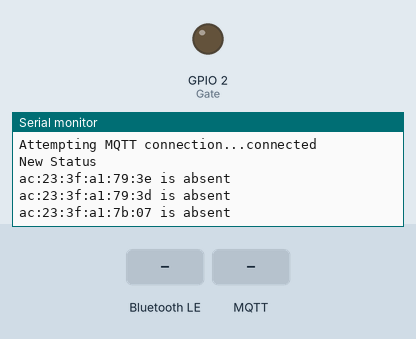
Bench run of a program on a simulated ESP32. Shown: output pins drawn as LEDs (lit = HIGH), the last lines printed to the serial monitor. Inputs (shaded band) come from the test bench. WiFi joins after 1.5 s; servers stay silent unless stated; no MQTT or app messages arrive unless stated; nothing arrives over Bluetooth unless stated; a phone connects over Bluetooth LE 3 s after start.

Above: at 9.7 s.
9.8 s: Bluetooth LE write "STA" received
At 10.4 s:
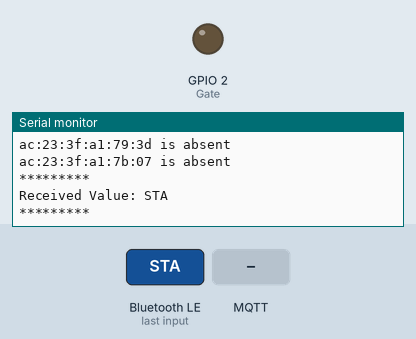
11.3 s: MQTT message "STA" arrives on the first subscribed topic
At 12.4 s:
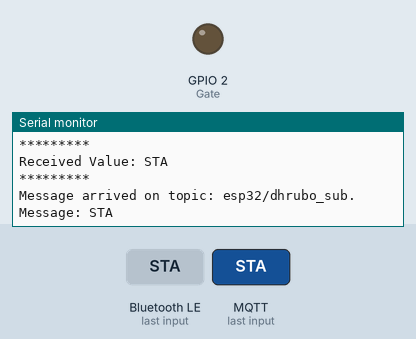
13.1 s: Bluetooth LE write "AP" received
At 14.1 s:
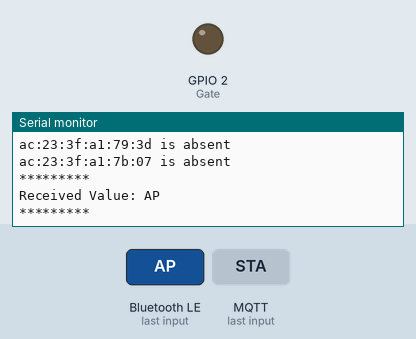
14.6 s: MQTT message "AP" arrives on the first subscribed topic
At 15.3 s:
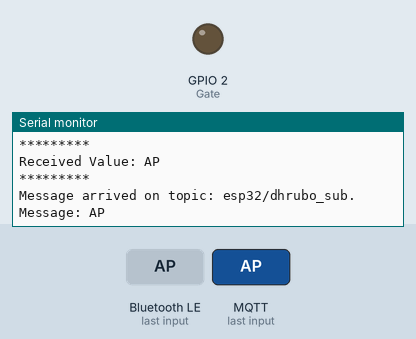
16.1 s: Bluetooth LE write "." received
At 17.3 s:
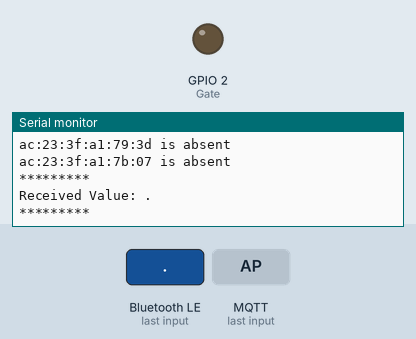
17.6 s: MQTT message "." arrives on the first subscribed topic
At 18.5 s:
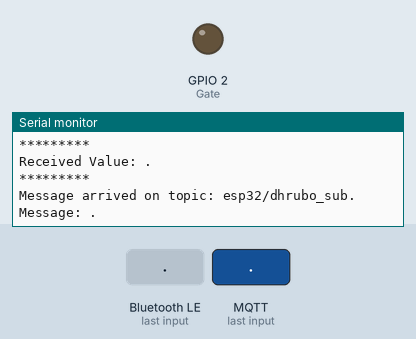

The program:

main.cpp
```cpp
/*
    Video: https://www.youtube.com/watch?v=oCMOYS71NIU
    Based on Neil Kolban example for IDF: https://github.com/nkolban/esp32-snippets/blob/master/cpp_utils/tests/BLE%20Tests/SampleNotify.cpp
    Ported to Arduino ESP32 by Evandro Copercini

   Create a BLE server that, once we receive a connection, will send periodic notifications.
   The service advertises itself as: 6E400001-B5A3-F393-E0A9-E50E24DCCA9E
   Has a characteristic of: 6E400002-B5A3-F393-E0A9-E50E24DCCA9E - used for receiving data with "WRITE"
   Has a characteristic of: 6E400003-B5A3-F393-E0A9-E50E24DCCA9E - used to send data with  "NOTIFY"

   The design of creating the BLE server is:
   1. Create a BLE Server
   2. Create a BLE Service
   3. Create a BLE Characteristic on the Service
   4. Create a BLE Descriptor on the characteristic
   5. Start the service.
   6. Start advertising.

   In this example rxValue is the data received (only accessible inside that function).
   And txValue is the data to be sent, in this example just a byte incremented every second.
*/
#include<Arduino.h>
#include <BLEDevice.h>
#include <BLEServer.h>
#include <BLEUtils.h>
#include <BLE2902.h>
#include<EEPROM.h>
#include "ESP32_MQTT.h"

ESP32_MQTT esp_mqtt;
// #include<WiFi.h>

// const char* SSID = "Audhru_2.4";
// const char* Password = "11235813";

int address=0;
BLECharacteristic *pCharacteristic;
bool deviceConnected = false;
float txValue = 0;
const int readPin = 32; // Use GPIO number. See ESP32 board pinouts
const int Gate = 2; // Could be different depending on the dev board. I used the DOIT ESP32 dev board.
String dev[12]={"ac:23:3f:a1:79:3e","ac:23:3f:a1:79:3d","ac:23:3f:a1:7b:07","d8:e0:e1:0a:9e:82","dd:33:0a:01:96:42", "03:e8:0a:05:8a:01" , "40:73:58:6a:f2:a5", "62:09:7a:64:a1:de",
"6e:ce:26:f4:ba:1e",
"6f:ef:c8:15:a6:b0",
"ac:23:3f:a1:79:49",

"ac:23:3f:a1:7a:75"};
// String dev[2] = {"ac:23:3f:a1:79:3d", "ac:23:3f:a1:7b:07"};

bool dev_status[12];
//std::string rxValue; // Could also make this a global var to access it in loop()

// See the following for generating UUIDs:
// https://www.uuidgenerator.net/

#define SERVICE_UUID           "6E400001-B5A3-F393-E0A9-E50E24DCCA9E" // UART service UUID
#define CHARACTERISTIC_UUID_RX "6E400002-B5A3-F393-E0A9-E50E24DCCA9E"
#define CHARACTERISTIC_UUID_TX "6E400003-B5A3-F393-E0A9-E50E24DCCA9E"

class MyServerCallbacks: public BLEServerCallbacks {
    void onConnect(BLEServer* pServer) {
      deviceConnected = true;
    };

    void onDisconnect(BLEServer* pServer) {
      deviceConnected = false;
    }
};
struct ID{
  std::string id[10];
};
struct ID employee;
int count=0;
class MyCallbacks: public BLECharacteristicCallbacks {
    void onWrite(BLECharacteristic *pCharacteristic) {
      std::string rxValue = pCharacteristic->getValue();

      if (rxValue.length() > 0) {
         employee.id[count]=rxValue;
         count++;
        Serial.println("*********");
        Serial.print("Received Value: ");

        for (int i = 0; i < rxValue.length(); i++) {
          EEPROM.put(address,employee);
          Serial.print(rxValue[i]);
        }
        Serial.println();
        Serial.println();
        Serial.println("*********");
      }
    }
};

// void ConnectToWiFi()
// {

//   WiFi.mode(WIFI_STA);
//   WiFi.begin(SSID, Password);
//   Serial.print("Connecting to "); Serial.println(SSID);

//   while (WiFi.status() != WL_CONNECTED)
//   {
//     Serial.print('.');
//     delay(500);
//   }

//   Serial.print(F("Connected. My IP address is: "));
//   Serial.println(WiFi.localIP());
// }

const char *sub_topic = "esp32/dhrubo_sub";
const char *pub_topic = "esp32/dhrubo";

void setup() {
  Serial.begin(9600);

  esp_mqtt.get_WiFi_SSID("Audhru_2.4");
  esp_mqtt.get_WiFi_Password("11235813");
  // esp_mqtt.get_WiFi_Credentials("ESP32", "12345678", "192.168.1.1", "AP");
  delay(2000);
  esp_mqtt.setup_wifi();
  delay(5000);
  esp_mqtt.get_Broker_Address("broker.hivemq.com");
  esp_mqtt.get_Broker_Port(1883);
  esp_mqtt.set_Server_And_Callback();

  esp_mqtt.get_Sub_Topic(sub_topic);
  esp_mqtt.Subscribe(sub_topic);
  pinMode(Gate, OUTPUT);

  // Create the BLE Device
  BLEDevice::init("Uttsha's BLE"); // Give it a name

  // Create the BLE Server
  BLEServer *pServer = BLEDevice::createServer();
  pServer->setCallbacks(new MyServerCallbacks());

  // Create the BLE Service
  BLEService *pService = pServer->createService(SERVICE_UUID);

  // Create a BLE Characteristic
  pCharacteristic = pService->createCharacteristic(
                      CHARACTERISTIC_UUID_TX,
                      BLECharacteristic::PROPERTY_NOTIFY
                    );

  pCharacteristic->addDescriptor(new BLE2902());

  BLECharacteristic *pCharacteristic = pService->createCharacteristic(
                                         CHARACTERISTIC_UUID_RX,
                                         BLECharacteristic::PROPERTY_WRITE
                                       );

  pCharacteristic->setCallbacks(new MyCallbacks());

  // Start the service
  pService->start();

  // Start advertising
  pServer->getAdvertising()->start();
  Serial.println("Waiting a client connection to notify...");
}

void loop() {
  if(!esp_mqtt.is_MQTT_Connected())
  {
    esp_mqtt.MQTT_Reconnect();
  }
  esp_mqtt.loop();
  esp_mqtt.Publish(pub_topic, "Hey Dhrubo");

  BLEScan *scan = BLEDevice::getScan();
  scan->setActiveScan(true);
  BLEScanResults results = scan->start(1);
  int best = -100;
  for (int i = 0; i < results.getCount(); i++)
  {
    BLEAdvertisedDevice device = results.getDevice(i);
     int rssi = device.getRSSI();
    // Serial.println(rssi);
    // delay(500);
    String nam=device.getAddress().toString().c_str();
    // Serial.println(nam);
    delay(1000);
    for(int i = 0; i < 3; i ++)
    {
      if(nam == dev[i])
      {
        // Serial.println(nam);
        dev_status[i] = 1;
      }
    }

  }
   Serial.println("New Status");
  for(int i = 0; i < 3; i++)
    {
      // Serial.println(dev_status[i]);
      if(dev_status[i])
      {
        Serial.println(dev[i]+" is present");
        dev_status[i] = 0;
      }
      else
      {
        Serial.println(dev[i]+" is absent");

      }
    }
  delay(2000);

  if (deviceConnected) {
    // Fabricate some arbitrary junk for now...
    txValue = 10 / 3.456; // This could be an actual sensor reading!

    // Let's convert the value to a char array:
    char txString[8]; // make sure this is big enuffz
    dtostrf(txValue, 1, 2, txString); // float_val, min_width, digits_after_decimal, char_buffer

//    pCharacteristic->setValue(&txValue, 1); // To send the integer value
//    pCharacteristic->setValue("Hello!"); // Sending a test message
    pCharacteristic->setValue(txString);

    pCharacteristic->notify();} // Send the value to the app!
    // Serial.print("*** Sent Value: ");
    // Serial.print(txString);
    // Serial.println(" ***");

    // You can add the rxValue checks down here instead
    // if you set "rxValue" as a global var at the top!
    // Note you will have to delete "std::string" declaration
    // of "rxValue" in the callback function.
//    if (rxValue.find("A") != -1) {
//      Serial.println("Turning ON!");
//      digitalWrite(LED, HIGH);
//    }
//    else if (rxValue.find("B") != -1) {
//      Serial.println("Turning OFF!");
//      digitalWrite(LED, LOW);

  // delay(1000);
}
```

ESP32_MQTT.h
```cpp
#ifndef ESP32_MQTT_H
#define ESP32_MQTT_H

#include<Arduino.h>
#include<WiFi.h>
#include<PubSubClient.h>
#define MAX_MESSAGE_SIZE 256


class ESP32_MQTT
{
    public:
        long last_message = 0;
        char message[MAX_MESSAGE_SIZE];
        bool is_wifi_connected;
        bool is_mqtt_connected;
        const char *ssid;
        const char *password;
        const char *ap_ssid;
        const char *ap_password;
        const char *mqtt_broker;
        const char *sub_topic;
        const char *pub_topic;
        int mqtt_port;
        String mode;

        ESP32_MQTT(/* args */);

        void setup_wifi();
        void get_WiFi_SSID(char* SSID);
        void get_WiFi_Password(char* Password);
        void get_AP_SSID(char *SSID);
        void get_AP_Password(char *Password);
        void get_Static_IP(String IP);
        void get_WiFi_Credentials(char* SSID, char* Password, String Static_IP, String Mode);

        void get_Broker_Address(char *broker);
        void get_Broker_Port(int Port);
        void get_Sub_Topic(const char *Topic);
        void get_Pub_Topic(const char *Topic);
        static void callback(char* topic, byte* message, unsigned int length);
        void set_Server_And_Callback();
        bool is_MQTT_Connected();
        void MQTT_Reconnect();
        void Subscribe(const char *Topic);
        void Publish(const char *Topic, char *Payload);
        void loop();
        // ~ESP32_MQTT();
};


#endif
```

ESP32_MQTT.cpp
```cpp
#include "ESP32_MQTT.h"

WiFiClient esp32client;
PubSubClient client(esp32client);
IPAddress staticIP;

ESP32_MQTT::ESP32_MQTT(/* args */)
{
    this->mode = "STA";
}

void ESP32_MQTT::setup_wifi()
{
    if(this->mode == "STA")
    {
        delay(10);
        // We start by connecting to a WiFi network
        Serial.println();
        Serial.print("Connecting to ");
        Serial.println(ssid);

        WiFi.begin(ssid, password);

        while (WiFi.status() != WL_CONNECTED)
        {
            delay(500);
            Serial.print(".");
        }

        Serial.println("");
        Serial.println("WiFi connected");
        Serial.println("IP address: ");
        Serial.println(WiFi.localIP());
    }

    else if(this->mode == "AP")
    {
        Serial.println("Setting Access Point...");
        WiFi.softAP(ap_ssid, ap_password);
    }
}

void ESP32_MQTT::get_WiFi_SSID(char* SSID)
{
    this->ssid = SSID;
}

void ESP32_MQTT::get_WiFi_Password(char* Password)
{
    this->password = Password;
}

void ESP32_MQTT::get_AP_SSID(char* SSID)
{
    this->ap_ssid = SSID;
}

void ESP32_MQTT::get_AP_Password(char* Password)
{
    this->ap_password = Password;
}

void ESP32_MQTT::get_Static_IP(String IP)
{
    int current_point_pos = 0;
    int prev_point_pos = 0;
    int octates[4] = {0, 0, 0, 0};
    int count = 0;
    for(int i = 0; i < IP.length(); i++)
    {
        if(IP[i] == '.')
        {
            current_point_pos = i;
            octates[count] = IP.substring(prev_point_pos, current_point_pos).toInt();
            // Serial.println(IP.substring(prev_point_pos, current_point_pos));
            prev_point_pos = current_point_pos + 1;
            Serial.println(octates[count]);
            count++;
        }
    }
    octates[count] = IP.substring(prev_point_pos).toInt();
    Serial.println(octates[count]);
    staticIP = IPAddress(octates[0], octates[1], octates[2], octates[3]);
}

void ESP32_MQTT::get_WiFi_Credentials(char* SSID, char* Password, String Static_IP, String Mode)
{
    this->mode = Mode;
    if(Mode == "AP")
    {
        WiFi.mode(WIFI_AP);
        this->ap_ssid = SSID;
        this->ap_password = Password;
    }
    else if(Mode == "STA")
    {
        WiFi.mode(WIFI_STA);
        this->get_WiFi_SSID(SSID);
        this->get_WiFi_Password(Password);
        this->get_Static_IP(Static_IP);
    }

}


void ESP32_MQTT::get_Broker_Address(char *broker)
{
    this->mqtt_broker = broker;
}

void ESP32_MQTT::get_Broker_Port(int Port)
{
    this->mqtt_port = Port;
}

void ESP32_MQTT::get_Sub_Topic(const char *Topic)
{
    this->sub_topic = Topic;
}
void ESP32_MQTT::get_Pub_Topic(const char *Topic)
{
    this->pub_topic = Topic;
}

void Callback(char* topic, byte* message, unsigned int length)
{
    Serial.print("Message arrived on topic: ");
    Serial.print(topic);
    Serial.print(". Message: ");
    String messageTemp;

    for (int i = 0; i < length; i++)
    {
        Serial.print((char)message[i]);
        messageTemp += (char)message[i];
    }
}

void ESP32_MQTT::set_Server_And_Callback()
{
    client.setServer(this->mqtt_broker, this->mqtt_port);
    client.setCallback(Callback);
}

bool ESP32_MQTT::is_MQTT_Connected()
{
    return client.connected();
}

void ESP32_MQTT::MQTT_Reconnect()
{
      // Loop until we're reconnected
    while (!client.connected())
    {
        Serial.print("Attempting MQTT connection...");
        // Attempt to connect
        if (client.connect("DMA_ESP32Client"))
        {
            Serial.println("connected");
            // Subscribe
            client.subscribe(this->sub_topic);
        }

        else
        {
            Serial.print("failed, rc=");
            Serial.print(client.state());
            Serial.println(" try again in 5 seconds");
            // Wait 5 seconds before retrying
            delay(5000);
        }
  }
}

void ESP32_MQTT::Subscribe(const char *Topic)
{
    client.subscribe(Topic);
}

void ESP32_MQTT::Publish(const char *Topic, char *Payload)
{
    client.publish(Topic, Payload);
}

void ESP32_MQTT::loop()
{
    client.loop();
}
```

Measured:
- after the input at 9.8 s, the serial monitor: prints a new line at once (image 1)
- after the input at 11.3 s, the serial monitor: prints a new line after 0.31 s (image 2)
- after the input at 13.1 s, the serial monitor: prints a new line at once (image 3)
- after the input at 14.6 s, the serial monitor: prints a new line after 0.05 s (image 4)
- after the input at 16.1 s, the serial monitor: prints a new line at once (image 5)
- after the input at 17.6 s, the serial monitor: prints a new line after 0.08 s (image 6)
